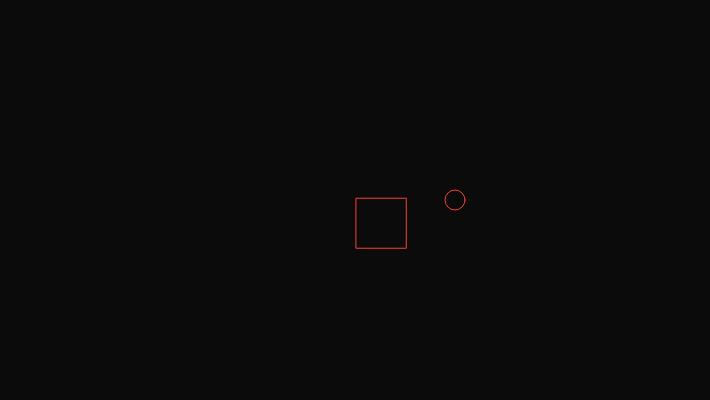
Frame 1 (no input)
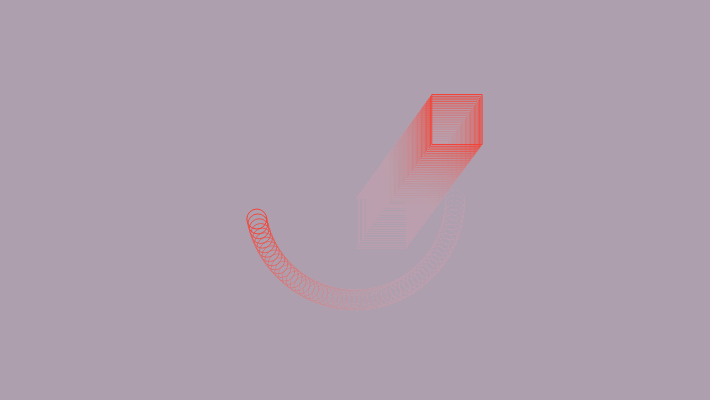
Frame 60 (no input)
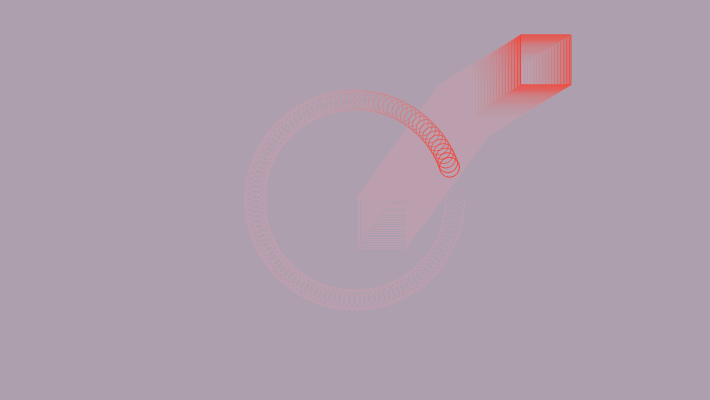
Frame 120 (the mouse pressed at the canvas centre since frame 60)

The p5.js sketch that drew these frames (run headless with seeded random() and noise() and a simulated clock; from frame 60 on, the mouse is pressed at the canvas centre):

// p5.js sketch
// ── sketch.js
let angle = 0
let PosX, PosY
let VelX, VelY
let velInterval = 500

function setup(){
    createCanvas(710, 400)
    noFill()
    stroke("#F44336")
    background(0)

    PosX = width/2
    PosY = height/2

    RandomVelocity()
    setInterval(RandomVelocity, velInterval)
}

function draw(){
    background("#AE9EB111")
    let y = (sin(angle) * 100) + height/2
    let x = (cos(angle) * 100) + width/2

    ellipse(x, y, 20, 20)

    if (PosX <= 0 || PosX + 50 >= width){
        VelX *= -1;
    }
    if (PosY <= 0 || PosY + 50 >= height){
        VelY *= -1;
    }

    PosX += VelX
    PosY += VelY

    rect(PosX, PosY, 50, 50)

    angle += 0.05;
}

function RandomVelocity(){
    VelX = random(-3,3)
    VelY = random(-3,3)
}
